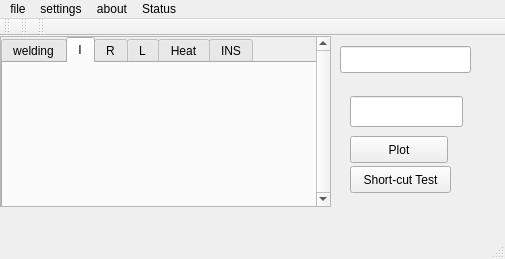
<?xml version="1.0" encoding="UTF-8"?>
<ui version="4.0">
 <class>spotmenu</class>
 <widget class="QMainWindow" name="spotmenu">
  <property name="geometry">
   <rect>
    <x>0</x>
    <y>0</y>
    <width>505</width>
    <height>259</height>
   </rect>
  </property>
  <property name="windowTitle">
   <string>spotmenu</string>
  </property>
  <widget class="QWidget" name="centralWidget">
   <widget class="QScrollArea" name="scrollArea">
    <property name="geometry">
     <rect>
      <x>0</x>
      <y>0</y>
      <width>331</width>
      <height>171</height>
     </rect>
    </property>
    <property name="verticalScrollBarPolicy">
     <enum>Qt::ScrollBarAlwaysOn</enum>
    </property>
    <property name="widgetResizable">
     <bool>true</bool>
    </property>
    <widget class="QWidget" name="scrollAreaWidgetContents">
     <property name="geometry">
      <rect>
       <x>0</x>
       <y>0</y>
       <width>316</width>
       <height>169</height>
      </rect>
     </property>
     <widget class="QTabWidget" name="tabWidget">
      <property name="geometry">
       <rect>
        <x>0</x>
        <y>0</y>
        <width>341</width>
        <height>181</height>
       </rect>
      </property>
      <property name="whatsThis">
       <string>&lt;html&gt;&lt;head/&gt;&lt;body&gt;&lt;p&gt;&lt;br/&gt;&lt;/p&gt;&lt;/body&gt;&lt;/html&gt;</string>
      </property>
      <property name="currentIndex">
       <number>1</number>
      </property>
      <widget class="QWidget" name="welding">
       <attribute name="title">
        <string>welding</string>
       </attribute>
       <widget class="QGroupBox" name="groupBox">
        <property name="geometry">
         <rect>
          <x>0</x>
          <y>0</y>
          <width>141</width>
          <height>141</height>
         </rect>
        </property>
        <property name="styleSheet">
         <string notr="true">background-color: rgb(255, 255, 247);</string>
        </property>
        <property name="title">
         <string>welding para</string>
        </property>
        <widget class="QLineEdit" name="value_curr">
         <property name="geometry">
          <rect>
           <x>50</x>
           <y>20</y>
           <width>79</width>
           <height>27</height>
          </rect>
         </property>
        </widget>
        <widget class="QLineEdit" name="value_time">
         <property name="geometry">
          <rect>
           <x>50</x>
           <y>50</y>
           <width>79</width>
           <height>27</height>
          </rect>
         </property>
        </widget>
        <widget class="QLineEdit" name="value_ratio">
         <property name="geometry">
          <rect>
           <x>50</x>
           <y>80</y>
           <width>79</width>
           <height>27</height>
          </rect>
         </property>
        </widget>
        <widget class="QLineEdit" name="value_heat">
         <property name="geometry">
          <rect>
           <x>50</x>
           <y>110</y>
           <width>79</width>
           <height>27</height>
          </rect>
         </property>
        </widget>
        <widget class="QLabel" name="label_curr">
         <property name="geometry">
          <rect>
           <x>11</x>
           <y>31</y>
           <width>28</width>
           <height>17</height>
          </rect>
         </property>
         <property name="text">
          <string>curr</string>
         </property>
        </widget>
        <widget class="QLabel" name="label_time">
         <property name="geometry">
          <rect>
           <x>11</x>
           <y>57</y>
           <width>32</width>
           <height>17</height>
          </rect>
         </property>
         <property name="text">
          <string>time</string>
         </property>
        </widget>
        <widget class="QLabel" name="label_ratio">
         <property name="geometry">
          <rect>
           <x>11</x>
           <y>84</y>
           <width>32</width>
           <height>17</height>
          </rect>
         </property>
         <property name="text">
          <string>ratio</string>
         </property>
        </widget>
        <widget class="QLabel" name="label_ratio_2">
         <property name="geometry">
          <rect>
           <x>11</x>
           <y>110</y>
           <width>32</width>
           <height>17</height>
          </rect>
         </property>
         <property name="text">
          <string>heat</string>
         </property>
        </widget>
       </widget>
       <widget class="QGroupBox" name="groupBox_2">
        <property name="geometry">
         <rect>
          <x>140</x>
          <y>0</y>
          <width>161</width>
          <height>141</height>
         </rect>
        </property>
        <property name="title">
         <string>spot status</string>
        </property>
        <widget class="QTextEdit" name="spotinfo">
         <property name="geometry">
          <rect>
           <x>0</x>
           <y>20</y>
           <width>181</width>
           <height>121</height>
          </rect>
         </property>
        </widget>
       </widget>
      </widget>
      <widget class="QWidget" name="I">
       <attribute name="title">
        <string>I</string>
       </attribute>
       <widget class="QCustomPlot" name="curr_plot" native="true">
        <property name="geometry">
         <rect>
          <x>0</x>
          <y>0</y>
          <width>311</width>
          <height>141</height>
         </rect>
        </property>
       </widget>
      </widget>
      <widget class="QWidget" name="R">
       <attribute name="title">
        <string>R</string>
       </attribute>
       <widget class="QCustomPlot" name="res_plot" native="true">
        <property name="geometry">
         <rect>
          <x>0</x>
          <y>0</y>
          <width>311</width>
          <height>141</height>
         </rect>
        </property>
       </widget>
      </widget>
      <widget class="QWidget" name="L">
       <attribute name="title">
        <string>L</string>
       </attribute>
       <widget class="QCustomPlot" name="L_plot" native="true">
        <property name="geometry">
         <rect>
          <x>0</x>
          <y>0</y>
          <width>311</width>
          <height>141</height>
         </rect>
        </property>
       </widget>
      </widget>
      <widget class="QWidget" name="Heat">
       <attribute name="title">
        <string>Heat</string>
       </attribute>
       <widget class="QCustomPlot" name="heat_plot" native="true">
        <property name="geometry">
         <rect>
          <x>0</x>
          <y>0</y>
          <width>311</width>
          <height>141</height>
         </rect>
        </property>
       </widget>
      </widget>
      <widget class="QWidget" name="INS">
       <attribute name="title">
        <string>INS</string>
       </attribute>
       <widget class="QCustomPlot" name="INS_plot" native="true">
        <property name="geometry">
         <rect>
          <x>0</x>
          <y>0</y>
          <width>311</width>
          <height>141</height>
         </rect>
        </property>
       </widget>
      </widget>
     </widget>
    </widget>
   </widget>
   <widget class="QLineEdit" name="CurrTime">
    <property name="geometry">
     <rect>
      <x>340</x>
      <y>10</y>
      <width>131</width>
      <height>27</height>
     </rect>
    </property>
   </widget>
   <widget class="QLineEdit" name="connect_status">
    <property name="geometry">
     <rect>
      <x>350</x>
      <y>60</y>
      <width>113</width>
      <height>31</height>
     </rect>
    </property>
   </widget>
   <widget class="QPushButton" name="PlotButton">
    <property name="geometry">
     <rect>
      <x>350</x>
      <y>100</y>
      <width>98</width>
      <height>27</height>
     </rect>
    </property>
    <property name="text">
     <string>Plot</string>
    </property>
   </widget>
   <widget class="QPushButton" name="ShortcutButton">
    <property name="geometry">
     <rect>
      <x>350</x>
      <y>130</y>
      <width>101</width>
      <height>27</height>
     </rect>
    </property>
    <property name="text">
     <string>Short-cut Test</string>
    </property>
   </widget>
  </widget>
  <widget class="QMenuBar" name="menuBar">
   <property name="geometry">
    <rect>
     <x>0</x>
     <y>0</y>
     <width>505</width>
     <height>28</height>
    </rect>
   </property>
   <property name="mouseTracking">
    <bool>true</bool>
   </property>
   <property name="acceptDrops">
    <bool>true</bool>
   </property>
   <property name="autoFillBackground">
    <bool>false</bool>
   </property>
   <property name="defaultUp">
    <bool>false</bool>
   </property>
   <widget class="QMenu" name="menuFile">
    <property name="title">
     <string>file</string>
    </property>
    <addaction name="actionReadHistory"/>
   </widget>
   <widget class="QMenu" name="menuAbout">
    <property name="title">
     <string>about</string>
    </property>
    <addaction name="actionAuthor"/>
   </widget>
   <widget class="QMenu" name="menuSettings">
    <property name="title">
     <string>settings</string>
    </property>
    <widget class="QMenu" name="menuControl_mode">
     <property name="title">
      <string>control mode</string>
     </property>
     <addaction name="actionLocal_Only"/>
     <addaction name="actionNetWork_Only"/>
     <addaction name="actionAuto"/>
    </widget>
    <widget class="QMenu" name="menuMemory_location">
     <property name="title">
      <string>memory location</string>
     </property>
     <addaction name="actionUsb"/>
     <addaction name="actionSD"/>
    </widget>
    <addaction name="menuControl_mode"/>
    <addaction name="menuMemory_location"/>
   </widget>
   <widget class="QMenu" name="menuStatus">
    <property name="title">
     <string>Status</string>
    </property>
    <addaction name="actionShortcut_para"/>
   </widget>
   <addaction name="menuFile"/>
   <addaction name="menuSettings"/>
   <addaction name="menuAbout"/>
   <addaction name="menuStatus"/>
  </widget>
  <widget class="QToolBar" name="mainToolBar">
   <attribute name="toolBarArea">
    <enum>TopToolBarArea</enum>
   </attribute>
   <attribute name="toolBarBreak">
    <bool>false</bool>
   </attribute>
  </widget>
  <widget class="QStatusBar" name="statusBar"/>
  <widget class="QToolBar" name="toolBar">
   <property name="windowTitle">
    <string>toolBar</string>
   </property>
   <attribute name="toolBarArea">
    <enum>TopToolBarArea</enum>
   </attribute>
   <attribute name="toolBarBreak">
    <bool>false</bool>
   </attribute>
  </widget>
  <widget class="QToolBar" name="toolBar_2">
   <property name="windowTitle">
    <string>toolBar_2</string>
   </property>
   <attribute name="toolBarArea">
    <enum>TopToolBarArea</enum>
   </attribute>
   <attribute name="toolBarBreak">
    <bool>false</bool>
   </attribute>
  </widget>
  <action name="actionAuthor">
   <property name="text">
    <string>author</string>
   </property>
  </action>
  <action name="actionReadHistory">
   <property name="text">
    <string>readHistory</string>
   </property>
  </action>
  <action name="actionLocal_Only">
   <property name="text">
    <string>Local Only</string>
   </property>
  </action>
  <action name="actionNetWork_Only">
   <property name="text">
    <string>NetWork Only</string>
   </property>
  </action>
  <action name="actionAuto">
   <property name="text">
    <string>Auto</string>
   </property>
  </action>
  <action name="actionUsb">
   <property name="text">
    <string>Usb</string>
   </property>
  </action>
  <action name="actionSD">
   <property name="text">
    <string>SD</string>
   </property>
  </action>
  <action name="actionShortcut_para">
   <property name="text">
    <string>Shortcut para</string>
   </property>
  </action>
 </widget>
 <layoutdefault spacing="6" margin="11"/>
 <customwidgets>
  <customwidget>
   <class>QCustomPlot</class>
   <extends>QWidget</extends>
   <header location="global">qcustomplot.h</header>
   <container>1</container>
  </customwidget>
 </customwidgets>
 <resources/>
 <connections/>
</ui>
